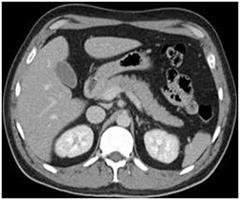
#> input picture Class6_dataVisualization_2023/images/test_imshow_image.jpg, 240 x 200 px
$ jupyter execute --allow-errors Class6_dataVisualization_2023.ipynb   (shell and % lines are left out)
#> lines starting #> are read from the running program, lines starting #| are printed output that depends on the picture
# Installation

# Import module

[cell 1]
import matplotlib.pyplot as plt
import seaborn as snb

# Line plot

[cell 2]
x = [0,1,2,3,4,5]
y = [4,4,2,5,1,5]

plt.plot(x,y)

# plt.cla()
# plt.clf()

plt.show()

# plt.close()

[cell 3]
y = [4,3,6,3,2,1]
# plt.figure()
plt.plot(y)
plt.show()

[cell 4]
y = [4,4,2,5,1,5]

plt.plot(y,':m',marker='x',ms=5,mec='red',mfc='orange')
plt.show()

[cell 5]
y = [4,4,2,5,1,5]

plt.style.use('grayscale')
plt.plot(y)
plt.show()

# Scatter plot

[cell 6]
import numpy as np
import matplotlib.pyplot as plt

y = [4, 4, 2, 5, 1, 5]
x = np.arange(len(y))

plt.scatter(x, y)
plt.show()

# Bar plot

[cell 7]
import numpy as np
import matplotlib.pyplot as plt

x = ['cat','dog']
y=[4,5]
plt.bar(x, y)
plt.show()
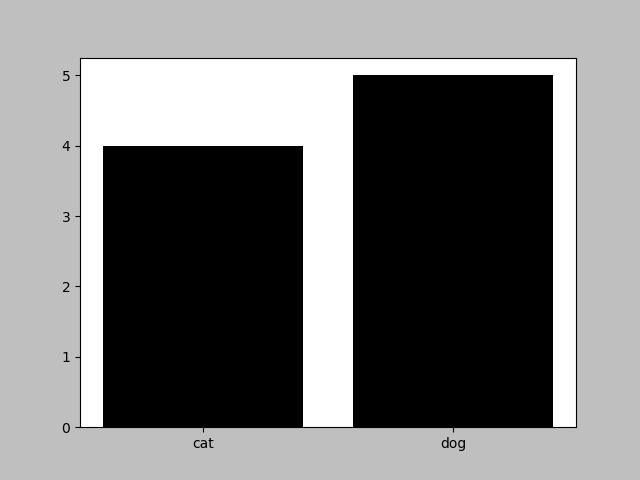
#> figure drawn by matplotlib, 1 panel

# Pie chart

[cell 8]
import numpy as np
import matplotlib.pyplot as plt

y = [4, 4, 2, 5, 1, 5]
labels = ['A', 'B', 'C', 'D', 'E', 'F']
colors = ['red', 'green', 'blue', 'yellow', 'purple', 'orange']

plt.pie(y, labels=labels, colors=colors, startangle=90, autopct='%1.1f%%')
plt.show()
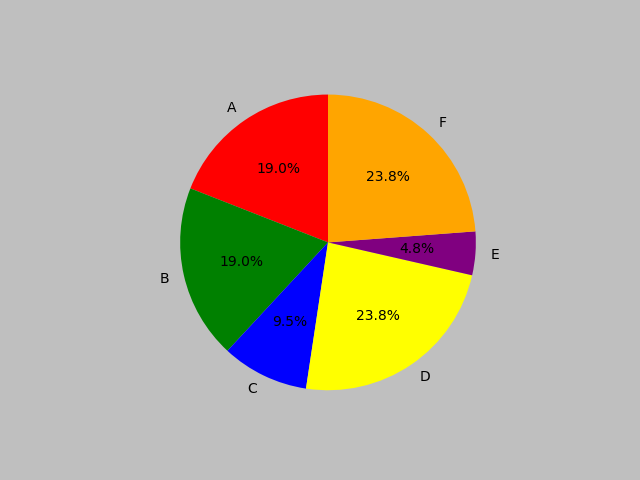
#> figure drawn by matplotlib, 1 panel

# Box plot

[cell 9]
import numpy as np
import matplotlib.pyplot as plt

data = [np.random.normal(0, std, size=100) for std in range(1, 4)]
labels = ['A', 'B', 'C']

plt.boxplot(data, vert=True, patch_artist=True, labels=labels)
plt.show()

# Image Plotting

[cell 10]
import cv2
import matplotlib.pyplot as plt
img = cv2.imread('images/test_imshow_image.jpg',cv2.IMREAD_GRAYSCALE)
#> img is the input picture: shape (200, 240); min 0, max 255, mean 96
plt.imshow(img,cmap='gray')
plt.show()

# Topping plotting

[cell 11]
y = [4,4,2,5,1,5]

plt.figure(figsize=(16,9))

plt.plot(y)

plt.title('AI-Med Class5\n(Data_Visualization)',fontsize=15)
plt.xlabel('Time(ms)',fontsize=15)
plt.ylabel('Amplitude(mV)',fontsize=15)
plt.grid()
plt.xlim(1,4)
plt.ylim(-2,6)

plt.show()
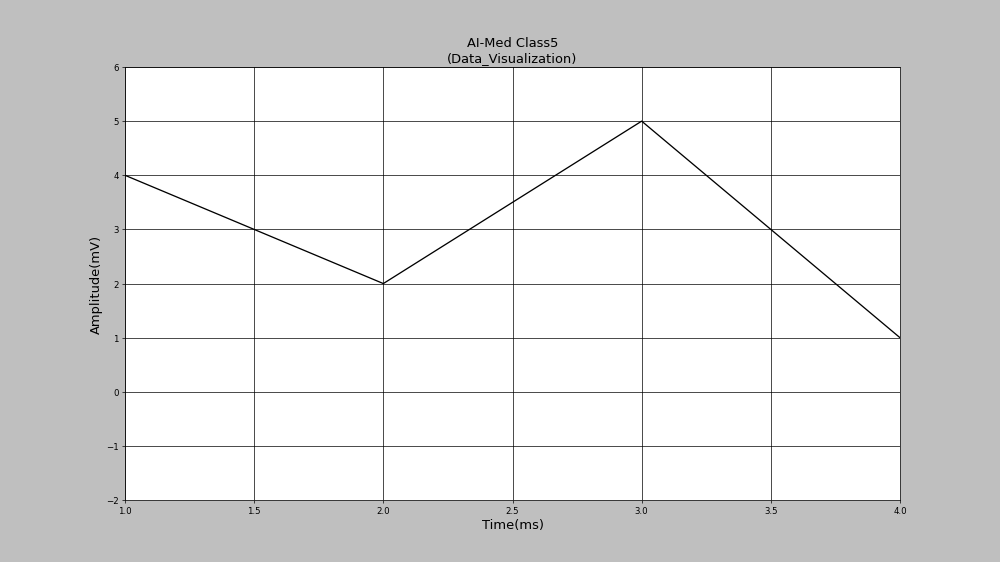
#> figure drawn by matplotlib, 1 panel

# Multi-plotting

### Multi graph

[cell 12]
import numpy as np
import matplotlib.pyplot as plt

x = np.linspace(0, 10, 100)

y1 = np.sin(x)
y2 = np.cos(x)
y3 = np.sin(2 * x)

plt.plot(x, y1, label='sin(x)', color='red')
plt.plot(x, y2, label='cos(x)', color='blue')
plt.scatter(x,y3)

plt.show()
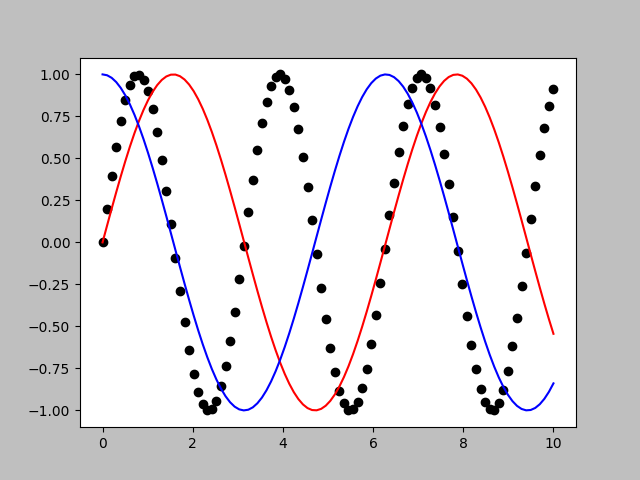
#> figure drawn by matplotlib, 1 panel; curve peaks at x = 7.88, y = 1; curve peaks at x = 0, y = 1

### Multi axes

[cell 13]
import numpy as np
import matplotlib.pyplot as plt

x = np.linspace(0, 10, 100)

y1 = np.sin(x)
y2 = np.cos(x)
y3 = np.sin(2 * x)

plt.subplot(311)
plt.plot(x, y1, label='sin(x)', color='red')

plt.subplot(312)
plt.plot(x, y2, label='cos(x)', color='blue')
# plt.grid()

plt.subplot(313)
plt.scatter(x,y3)

plt.show()
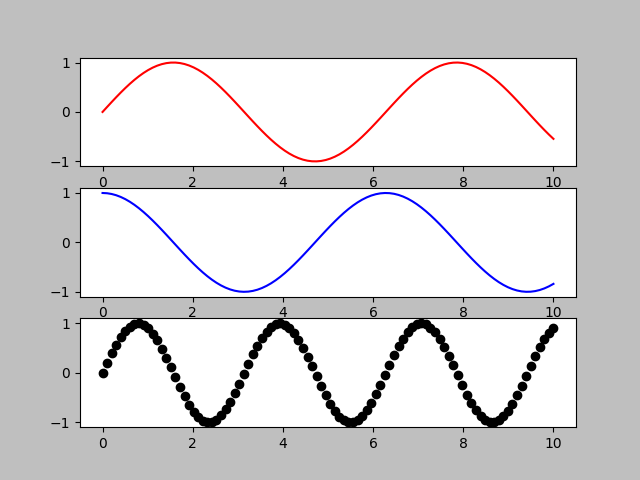
#> figure drawn by matplotlib, 3 panels; panel 1: curve peaks at x = 7.88, y = 1; panel 2: curve peaks at x = 0, y = 1

[cell 14]
import numpy as np
import matplotlib.pyplot as plt

x = np.linspace(0, 10, 100)

y1 = np.sin(x)
y2 = np.cos(x)
y3 = np.sin(2 * x)

plt.figure(figsize=(12,6))
plt.suptitle('Testing_multi-axes_plotting',fontsize=15)

plt.subplot(311)
plt.plot(x, y1, label='sin(x)', color='red')
plt.ylabel('Amplitude(mV)')
plt.grid()

plt.subplot(312)
plt.title('Here is title of second axes')
plt.plot(x, y2, label='cos(x)', color='blue')

plt.subplot(313)
plt.scatter(x,y3)
plt.xlim(-5,5)

plt.tight_layout()
plt.show()
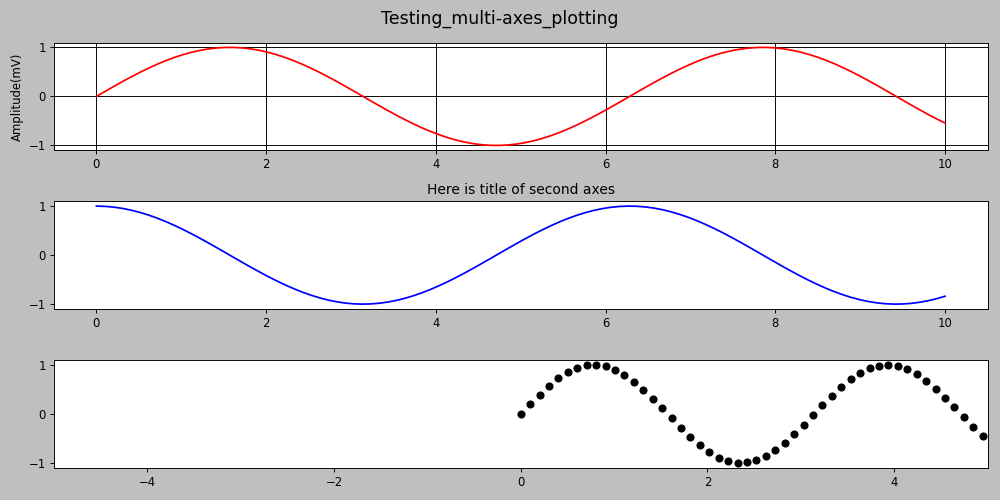
#> figure drawn by matplotlib, 3 panels; panel 1: curve peaks at x = 7.88, y = 1; panel 2: curve peaks at x = 0, y = 1

[cell 15]
import numpy as np
import matplotlib.pyplot as plt

x = np.linspace(0, 10, 100)

y1 = np.sin(x)
y2 = np.cos(x)
y3 = np.sin(2 * x)

fig, axs = plt.subplots(3, 1, figsize=(12,6))
fig.suptitle('Testing_multi-axes_plotting',fontsize=15)

# First plot
axs[0].plot(x, y1, label='sin(x)', color='red')
axs[0].set_ylabel('Amplitude(mV)')
axs[0].grid()

# Second plot
axs[1].set_title('Here is title of second axes')
axs[1].plot(x, y2, label='cos(x)', color='blue')

# Third plot
axs[2].scatter(x, y3)
axs[2].set_xlim(-5,5)

plt.tight_layout()
plt.show()

### Multi figure

[cell 16]
import numpy as np
import matplotlib.pyplot as plt

x = np.linspace(0, 10, 100)

y1 = np.sin(x)
y2 = np.cos(x)
y3 = np.sin(2 * x)

plt.figure()
plt.plot(x, y1, label='sin(x)', color='red')

plt.figure()
plt.plot(x, y2, label='cos(x)', color='blue')

plt.figure()
plt.scatter(x,y3)

plt.show()
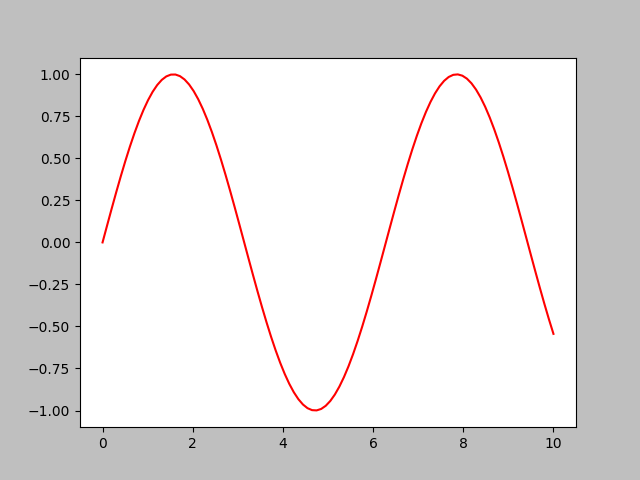
#> figure drawn by matplotlib, 1 panel; curve peaks at x = 7.88, y = 1
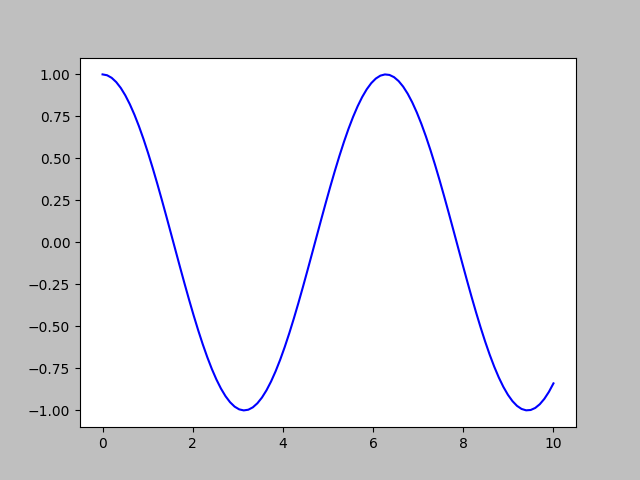
#> figure drawn by matplotlib, 1 panel; curve peaks at x = 0, y = 1
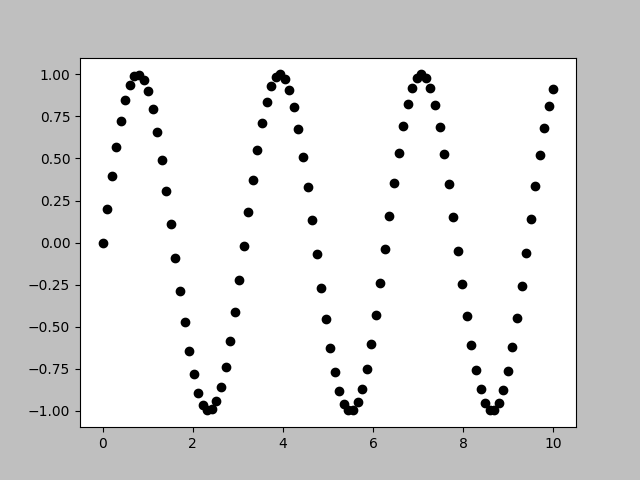
#> figure drawn by matplotlib, 1 panel

# Saving figure

[cell 17]
import numpy as np
import matplotlib.pyplot as plt

x = np.linspace(0, 10, 100)

y1 = np.sin(x)
y2 = np.cos(x)
y3 = np.sin(2 * x)

# plt.figure(figsize=(16,16))

plt.plot(x, y1, label='sin(x)', color='red')
plt.plot(x, y2, label='cos(x)', color='blue')
plt.scatter(x,y3)

plt.show()

outFig_path = 'images/save_image.png'
plt.savefig(outFig_path)
plt.close()

[cell 18]
import numpy as np
import matplotlib.pyplot as plt

x = np.linspace(0, 10, 100)

for offset in range(10):
    y1 = np.sin(x*offset)
    y2 = np.cos(x*offset)
    y3 = np.sin(2*x*offset)

    plt.plot(x, y1, label='sin(x)', color='red')
    plt.plot(x, y2, label='cos(x)', color='blue')
    plt.scatter(x,y3)

    outFig_path = f'images/save_image_offset{offset}.png'
    plt.savefig(outFig_path)

    # plt.cla()
    # plt.clf()
    plt.close()
#> this loop made 10 passes
#> pass 1, `plt.savefig(outFig_path)`:
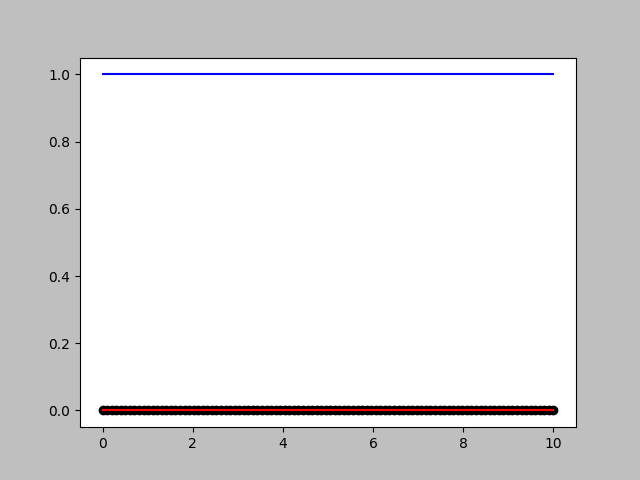
#> figure drawn by matplotlib, 1 panel
